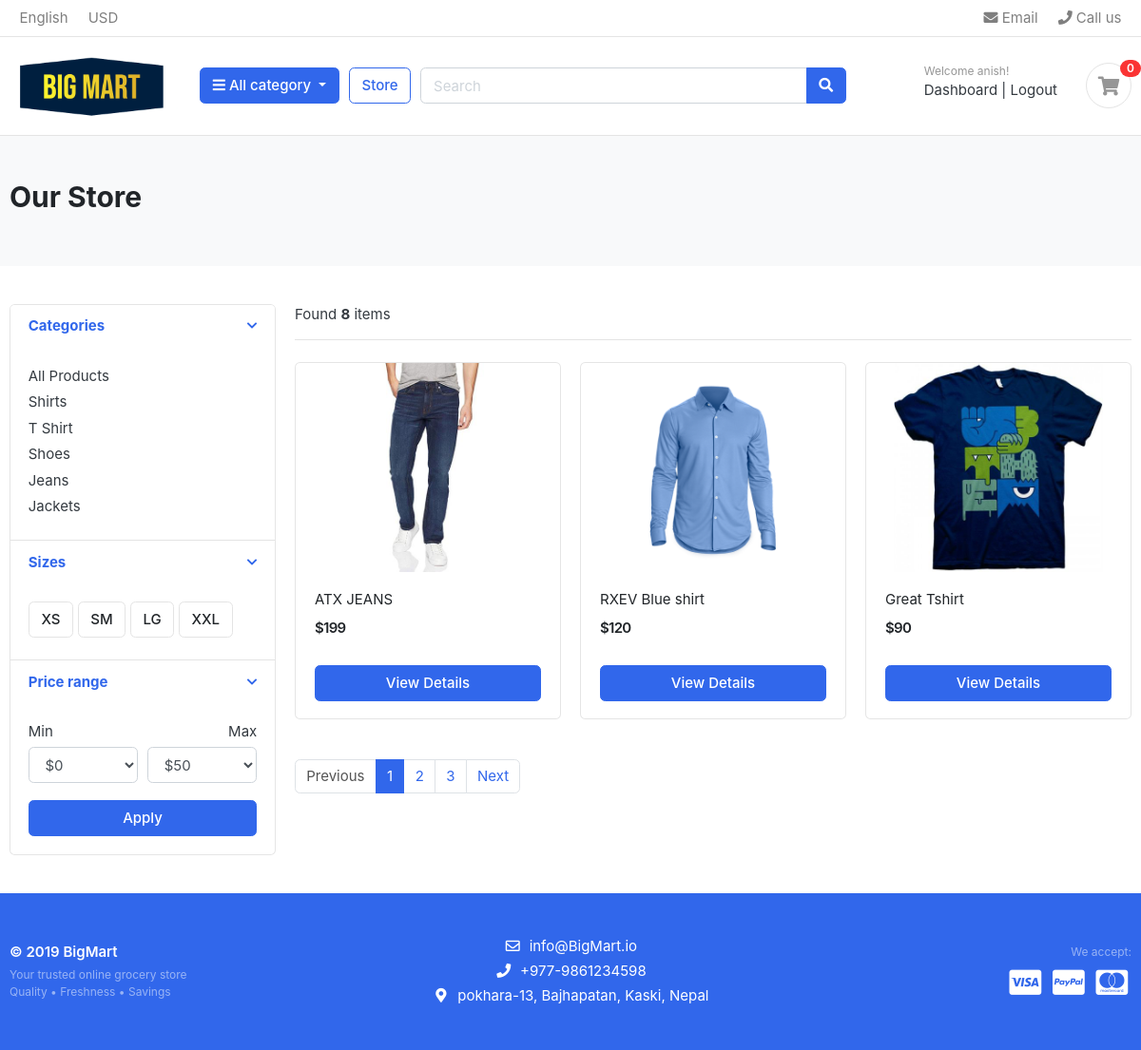
/store/ (signed in), run on the app's committed database.
### accounts/models.py (models this page shows, shortened)
class Account(AbstractBaseUser):# By using class Account(AbstractBaseUser), you’re telling Django that Account will be a custom version of the user model, tailored to your needs (e.g., for your e_commerce_website).
  first_name = models.CharField(max_length=50)
  last_name = models.CharField(max_length=50)
  username = models.CharField(max_length=50,unique=True)
  email=models.EmailField(max_length=100, unique=True)
  phone_number = models.CharField(max_length=50)
  date_joined = models.DateTimeField(auto_now_add=True)
  last_login = models.DateTimeField(auto_now_add=True)
  is_admin = models.BooleanField(default=False)
  is_staff = models.BooleanField(default=False)
  is_active = models.BooleanField(default=False)
  is_superadmin = models.BooleanField(default=False)
  USERNAME_FIELD ='email' # 'email': Tells Django to use email as the field for logging in instead of the default username.
  REQUIRED_FIELDS = ['username', 'first_name', 'last_name']#Lists fields that must be provided when creating a superuser (e.g., via createsuperuser).
  objects= MyAccountManager()

### category/models.py (models this page shows, shortened)
class Category(models.Model):
  category_name = models.CharField(max_length=50, unique=True)
  slug=models.SlugField(max_length=100, unique=True)
  description=models.TextField(max_length=255, blank=True)#Textfield allows larger text than charfield
  cat_image=models.ImageField(upload_to='photos/categories', blank=True)
  class Meta:
    verbose_name='category'
    verbose_name_plural='categories'
  def get_url(self):
      return reverse('products_by_category', args = [self.slug])

### store/models.py (models this page shows, shortened)
class Product(models.Model):
  product_name = models.CharField(max_length=200,unique=True)
  slug = models.SlugField(max_length=200, unique=True)
  description = models.TextField(max_length=500, blank=True)
  price = models.IntegerField()
  images = models.ImageField(upload_to='photos/products')
  stock = models.IntegerField()
  is_available = models.BooleanField(default=True)
  category = models.ForeignKey(Category, on_delete=models.CASCADE)
  created_date = models.DateTimeField(auto_now_add=True)
  modified_date = models.DateTimeField(auto_now=True)
  def get_url(self):
    return reverse('product_detail', args=[self.category.slug, self.slug]) #self is product and slug is in a product class

### store/views.py (the view)
# urls.py: path('',views.store, name='store'),
def store(request,category_slug=None):
  categories =None
  products=None
  if category_slug != None:
    categories = get_object_or_404(Category, slug = category_slug)
    products = Product.objects.filter(category=categories, is_available=True)
    paginator = Paginator(products,1)#show 6 products in one page
    page= request.GET.get('page')
    paged_products = paginator.get_page(page)#those 6 produstc are stored here
    product_count = products.count()
  else:
    products = Product.objects.all().filter(is_available=True).order_by('id') #this is for quering database explanation is below
    paginator = Paginator(products,3)#show 6 products in one page
    page= request.GET.get('page')
    paged_products = paginator.get_page(page)#those 6 produstc are stored here
    product_count = products.count()
  context = {
    'products': paged_products,
    'product_count': product_count
  }
  return render(request,'store/store.html', context)

### carts/context_processors.py (called while the page is built)
def counter(request):
  cart_count=0
  if 'admin' in request.path:
    return {}
  else:
    try:
      cart= Cart.objects.filter(cart_id=_cart_id(request))
      cart_items = CartItem.objects.all().filter(cart=cart[:1])
      for cart_item in cart_items:
          cart_count += cart_item.quantity
    except Cart.DoesNotExist:
      cart_count = 0
  return dict(cart_count = cart_count)

### carts/views.py (called while the page is built)
def _cart_id(request):
    if not request.session.session_key:#Checks if the session_key attribute of request.session is None or empty.
        request.session.save()#If no session_key exists, calls save() to create a new session and generate a session_key.
    cart_id = request.session.session_key.strip()  #  Retrieves the session_key and uses strip() to remove any leading or trailing whitespace, preventing mismatches in the cart_id field (a potential cause of the issue where the cart view can’t find the Cart).
    return cart_id

### category/context_processors.py (called while the page is built)
def menu_links(request):
  links = Category.objects.all()
  return dict(links=links)

### templates/store/store.html (shortened to what this page needs)
{% extends 'base.html' %}
{% load static %}
{% block content %}
<section class="section-pagetop bg">
<div class="container">
	{% if 'search' in request.path %}
		<h2 class="title-page"> Search Result </h2>
	{% else %}
		<h2 class="title-page">Our Store</h2>
	{% endif %}
</div>
</section>
<section class="section-content padding-y">
<div class="container">
<div class="row">
	<aside class="col-md-3">
<div class="card">
	<article class="filter-group">
		<header class="card-header">
			<a href="#" data-toggle="collapse" data-target="#collapse_1" aria-expanded="true" class="">
				<i class="icon-control fa fa-chevron-down"></i>
				<h6 class="title">Categories</h6>
			</a>
		</header>
		<div class="filter-content collapse show" id="collapse_1" style="">
			<div class="card-body">
				<ul class="list-menu">
					<li><a href="{% url 'store' %}">All Products </a></li>
					{% for category in links%}
				<li><a href="{{category.get_url}}">{{category.category_name}}  </a></li>
				{% endfor %}
				</ul>
			</div>
		</div>
	</article>
	<article class="filter-group">
		<header class="card-header">
			<a href="#" data-toggle="collapse" data-target="#collapse_4" aria-expanded="true" class="">
				<i class="icon-control fa fa-chevron-down"></i>
				<h6 class="title">Sizes </h6>
			</a>
		</header>
		<div class="filter-content collapse show" id="collapse_4" style="">
			<div class="card-body">
			  <label class="checkbox-btn">
			    <span class="btn btn-light"> XS </span>
			  </label>
			  <label class="checkbox-btn">
			    <span class="btn btn-light"> SM </span>
			  </label>
			  <label class="checkbox-btn">
			    <span class="btn btn-light"> LG </span>
			  </label>
			  <label class="checkbox-btn">
			    <span class="btn btn-light"> XXL </span>
			  </label>
		</div>
		</div>
	</article>
	<article class="filter-group">
		<header class="card-header">
			<a href="#" data-toggle="collapse" data-target="#collapse_3" aria-expanded="true" class="">
				<i class="icon-control fa fa-chevron-down"></i>
				<h6 class="title">Price range </h6>
			</a>
		</header>
		<div class="filter-content collapse show" id="collapse_3" style="">
			<div class="card-body">
				<div class="form-row">
				<div class="form-group col-md-6">
				  <label>Min</label>
				  	<select class="mr-2 form-control">
						<option value="0">$0</option>
					</select>
				</div>
				<div class="form-group text-right col-md-6">
				  <label>Max</label>
				  	<select class="mr-2 form-control">
						<option value="50">$50</option>
					</select>
				</div>
				</div>
				<button class="btn btn-block btn-primary">Apply</button>
			</div>
		</div>
	</article>
</div>
	</aside>
	<main class="col-md-9">
<header class="border-bottom mb-4 pb-3">
		<div class="form-inline">
			<span class="mr-md-auto"> Found  <b>{{ product_count }}</b> items  </span>
		</div>
</header>
<div class="row">
{% if products %}
  {% for product in products %}
	<div class="col-md-4">
		<figure class="card card-product-grid">
			<div class="img-wrap">
				<a href="{{ product.get_url }}"><img src="{{ product.images.url }}"> </a>
			</div>
			<figcaption class="info-wrap">
				<div class="fix-height">
					<a href="{{ product.get_url }}" class="title">{{ product.product_name }}</a>
					<div class="price-wrap mt-2">
						<span class="price">${{ product.price }}</span>
					</div>
				</div>
				<a href="{{ product.get_url }}" class="btn btn-block btn-primary">View Details </a>
			</figcaption>
		</figure>
	</div>
	{% endfor %}
{% else %}
<div><h2>No result Found. Please Try Again</h2></div>
{% endif %}
</div>
<nav class="mt-4" aria-label="Page navigation sample">
	{% if products.has_other_pages %}
  <ul class="pagination">
		{% if products.has_previous %}
    <li class="page-item "><a class="page-link" href="?page={{products.previous_page_number}}">Previous</a></li>
		{% else %}
		<li class="page-item disabled"><a class="page-link" href="#">Previous</a></li>
		{% endif %}
		{% for i in products.paginator.page_range %}
			{% if products.number == i %}
        <li class="page-item active"><a class="page-link" href="#">{{i}}</a></li>
			{% else %}
				<li class="page-item"><a class="page-link" href="?page={{i}}">{{i}}</a></li>
			{% endif %}
		{% endfor %}
		{% if products.has_next %}
      <li class="page-item"><a class="page-link" href="?page={{products.next_page_number}}">Next</a></li>
		{% else %}
			<li class="page-item disabled"><a class="page-link" href="#">Next</a></li>
		{% endif %}
  </ul>
	{%endif%}
</nav>
	</main>
</div>
</div>
</section>
{% endblock %}

### templates/includes/navbar.html (shortened to what this page needs)
{% load static %}
<header class="section-header">
<nav class="navbar p-md-0 navbar-expand-sm navbar-light border-bottom">
<div class="container">
  <div class="collapse navbar-collapse" id="navbarTop4">
    <ul class="navbar-nav mr-auto">
    	<li class="nav-item dropdown">
		 	<a href="#" class="nav-link">   English </a>
		</li>
		<li class="nav-item dropdown">
			<a href="#" class="nav-link"> USD </a>
		</li>
    </ul>
    <ul class="navbar-nav">
		<li><a href="#" class="nav-link"> <i class="fa fa-envelope"></i> Email </a></li>
		<li><a href="#" class="nav-link"> <i class="fa fa-phone"></i> Call us </a></li>
	</ul>
  </div>
</div>
</nav>
<section class="header-main border-bottom">
	<div class="container">
<div class="row align-items-center">
	<div class="col-lg-2 col-md-3 col-6">
		<a href="{% url 'home' %}" class="brand-wrap">
			<img class="logo123" src="{% static './images/logo11.png' %}">
		</a>
	</div>
	<div class="col-lg col-sm col-md col-6 flex-grow-0">
		<div class="category-wrap dropdown d-inline-block float-right">
			<button type="button" class="btn btn-primary dropdown-toggle" data-toggle="dropdown">
				<i class="fa fa-bars"></i> All category
			</button>
		</div>
	</div>
	<a href="{% url 'store' %}" class="btn btn-outline-primary">Store</a>
	<div class="col-lg  col-md-6 col-sm-12 col">
		<form action="{% url 'search' %}" class="search" method='GET'>
			<div class="input-group w-100">
			    <input type="text" class="form-control" style="width:60%;" placeholder="Search" name="keyword">
			    <div class="input-group-append">
			      <button class="btn btn-primary" type="submit">
			        <i class="fa fa-search"></i>
			      </button>
			    </div>
		    </div>
		</form>
	</div>
	<div class="col-lg-3 col-sm-6 col-8 order-2 order-lg-3">
    <div class="d-flex justify-content-end mb-3 mb-lg-0">
        {% if user.is_authenticated %}
            <div class="widget-header">
                <small class="title text-muted">Welcome {{ user.first_name }}!</small>
                <div>
                    <a href="#">Dashboard</a> <span class="dark-transp"> | </span>
                    <a href="{% url 'logout' %}"> Logout </a>
                </div>
            </div>
        {% endif %}
        <a href= "{% url 'cart' %}" class="widget-header pl-3 ml-3">
            <div class="icon icon-sm rounded-circle border"><i class="fa fa-shopping-cart"></i></div>
            <span class="badge badge-pill badge-danger notify">{{cart_count }}</span>
        </a>
    </div>
</div>
</div>
	</div>
</section>
</header>

### static/css/ui.css (style rules this page uses)
html { font-family: "Inter", sans-serif; font-size: 15px; }
.img-wrap { text-align: center; display: block; }
.img-wrap img { max-width: 100%; }
.price-wrap { letter-spacing: -0.7px; }
.icon-xs, .icon-sm, .icon-md, .icon-lg { display: inline-block; text-align: center; flex-shrink: 0; flex-grow: 0; }
.icon-sm { width: 48px; height: 48px; line-height: 48px !important; font-size: 20px; }
.padding-y { padding-top: 40px; padding-bottom: 40px; }
figure { margin-bottom: 0; }
article:after, .form-group:after { display: block; clear: both; content: ""; }
.bg { background-color: #f8f9fa; }
.title-page { color: #212529; }
.header-main { position: relative; padding-top: 1rem; padding-bottom: 1rem; }
.logo123 { margin-right: 7px; max-height: 140px; max-width: 180px; display: inline-block; }
.widget-header { display: inline-block; vertical-align: middle; position: relative; }
.widget-header a { color: #343a40; }
.widget-header i { color: #969696; }
.widget-header .title { display: block; }
.widget-header .notify { position: absolute; top: -3px; right: -10px; }
.btn-light { background-color: #fff; border-color: #e4e4e4; }
[class*=list-] li:after { visibility: hidden; display: block; content: ""; overflow: hidden; height: 0; clear: both; }
.list-menu { list-style: none; margin: 0; padding-left: 0; }
.list-menu li { margin-bottom: 5px; }
.list-menu a { color: #343a40; }
[class*=card-product] a.title { color: #212529; display: block; }
[class*=card-product] .img-wrap { overflow: hidden; position: relative; }
[class*=card-product] .img-wrap img { height: 100%; max-width: 100%; width: auto; display: inline-block; -o-object-fit: cover; object-fit: cover; }
.card-product-grid { margin-bottom: 20px; }
.card-product-grid .img-wrap { border-radius: 0.2rem 0.2rem 0 0; height: 220px; }
.card-product-grid .info-wrap { overflow: hidden; padding: 18px 20px; }
.card-product-grid .fix-height { height: 80px; overflow: hidden; }
.card .img-wrap { overflow: hidden; }
.notify { position: absolute; top: -4px; right: -10px; display: inline-block; padding: 0.25em 0.6em; font-size: 12px; line-height: 1; text-align: center; border-radius: 3rem; color: #fff; background-color: #fa3434; }
.price { font-weight: 600; color: #212529; }
.icon-control { margin-top: 5px; float: right; font-size: 80%; }
.card-header .title { margin-bottom: 0; line-height: 1.5; }
.filter-group { border-bottom: 1px solid #e4e4e4; }
.filter-group .card-header { border-bottom: 0; }
.filter-group:last-child { border-bottom: 0; }
.checkbox-btn { position: relative; }
.section-pagetop { padding: 45px 0; }

### data on the page
Account: first_name "anish"
Category: category_name "Shirts"
Category: category_name "T Shirt"
Category: category_name "Shoes"
Category: category_name "Jeans"
Category: category_name "Jackets"
Product: images (picture), product_name "ATX JEANS", price "199"
Product: images (picture), product_name "RXEV Blue shirt", price "120"
Product: images (picture), product_name "Great Tshirt", price "90"

### other printed values
{{ cart_count }} "0"
{{ product_count }} "8"
{{ i }} "1"
{{ i }} "2" "3"
